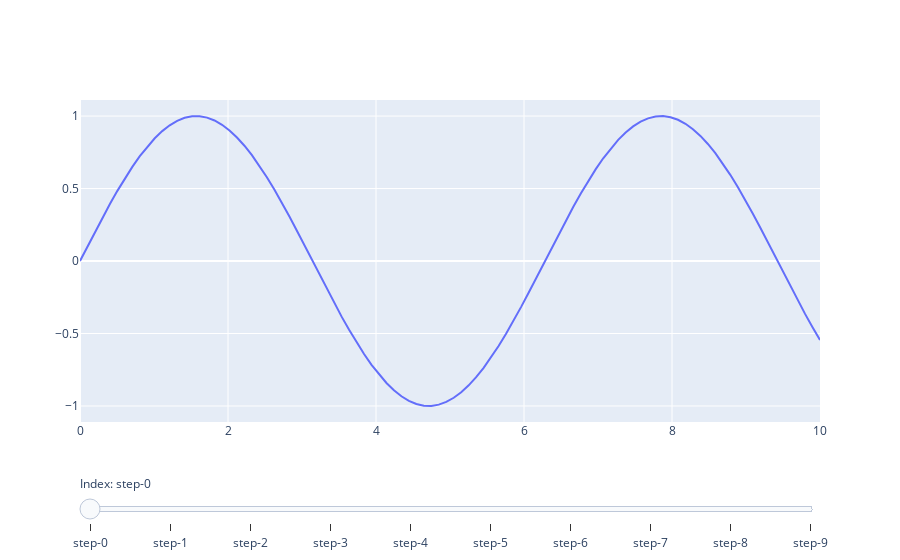

The cell this chart's notebook holds for it:
### Code cell
import plotly.graph_objects as go

# Example data
x = np.linspace(0, 10, 100)  # X-axis values
y_values = [np.sin(x * i) for i in range(1, 11)]  # Y-axis values for 10 indices

fig = go.Figure()

for i, y in enumerate(y_values):
	fig.add_trace(
		go.Scatter(
			visible=i == 0,  # Only the first trace is visible initially
			x=x,
			y=y,
			name=f"Index {i+1}",
		)
	)

steps = []
for i in range(len(y_values)):
	step = dict(
		method="update",
		args=[{"visible": [j == i for j in range(len(y_values))]}, {"title": f"Index {i+1}"}],  # Update title to reflect the current index
	)
	steps.append(step)

sliders = [dict(active=0, currentvalue={"prefix": "Index: "}, pad={"t": 50}, steps=steps)]

fig.update_layout(sliders=sliders)

fig.show()
